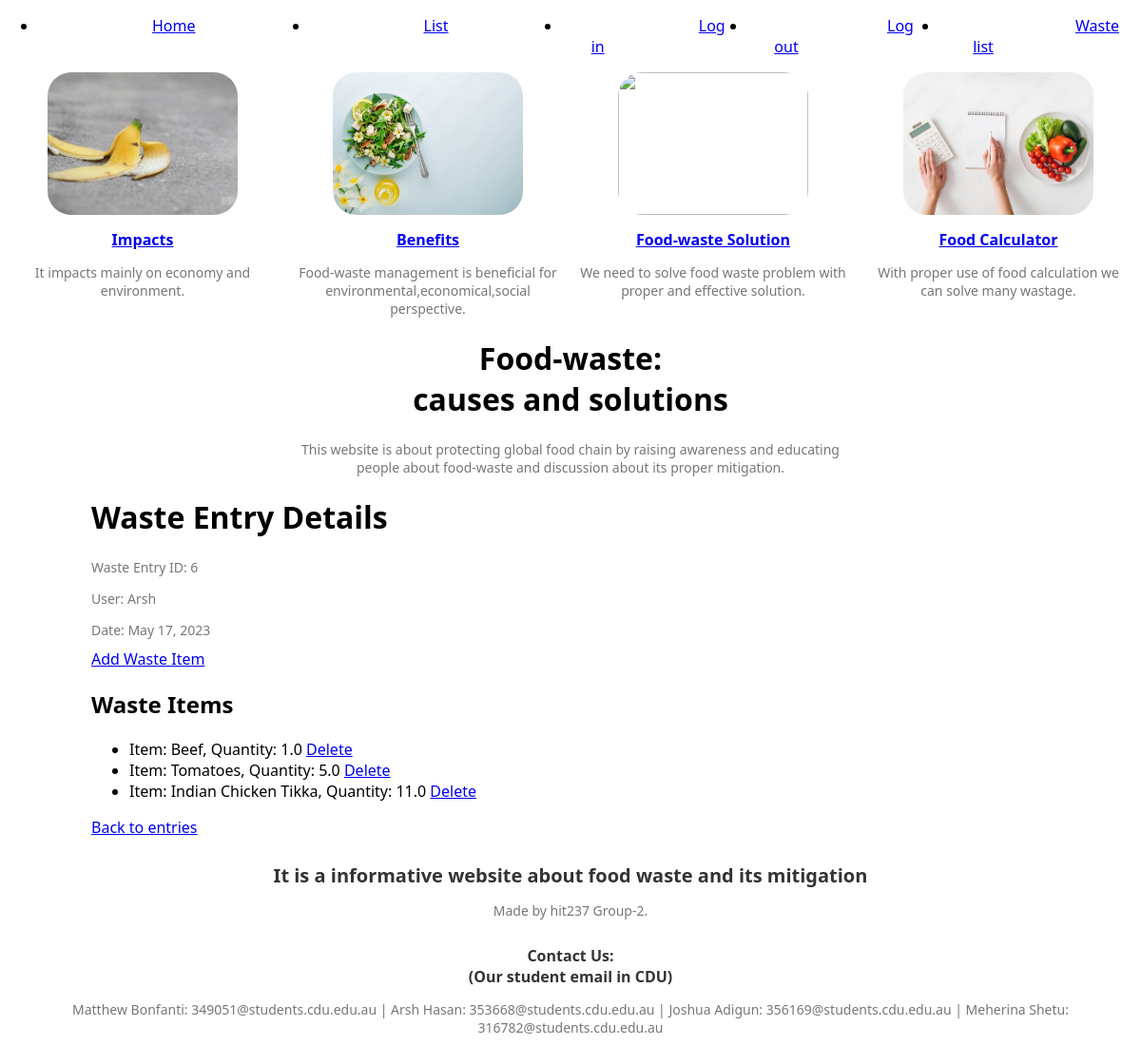
Screenshot of /accounts/items/6/ with the database file from the repository.
### audit/models.py (models this page shows, shortened)
class WasteEntries(models.Model):
    wasteEntryID = models.AutoField(primary_key=True)
    userID = models.ForeignKey(
        auth.User,
        on_delete=models.CASCADE,
        db_column='userID'
    )
    date = models.DateField()
    class Meta:
        verbose_name_plural = "Waste Entries"

class WasteItems(models.Model):
    wasteItemID = models.AutoField(primary_key=True)
    wasteEntryID = models.ForeignKey(WasteEntries, on_delete=models.CASCADE)
    itemDescription = models.CharField(max_length=64)
    quantity = models.FloatField(
        validators=[MinValueValidator(0)]
    )
    class Meta:
        verbose_name_plural = "Waste Items"

### audit/views.py (the view)
# urls.py: path('items/<int:waste_entry_id>/', views.waste_items, name='items'),
def waste_items(request, waste_entry_id):
    waste_entry = get_object_or_404(WasteEntries, pk=waste_entry_id)
    waste_items = WasteItems.objects.filter(wasteEntryID=waste_entry_id)
    return render(request, 'audit/waste_items.html', {'waste_entry': waste_entry, 'waste_items': waste_items})

### audit/templates/audit/waste_items.html (shortened to what this page needs)
{% extends 'users/__base.html' %}
{% block content %}
<h1>Waste Entry Details</h1>
<p>Waste Entry ID: {{ waste_entry.wasteEntryID }}</p>
<p>User: {{ waste_entry.userID.username }}</p>
<p>Date: {{ waste_entry.date }}</p>
<a href="{% url 'audit:create_item' waste_entry.wasteEntryID %}">Add Waste Item</a>
<h2>Waste Items</h2>
<ul>
    {% for item in waste_items %}
        <li> Item: {{ item.itemDescription }}, Quantity: {{ item.quantity }} <a href="{% url 'audit:delete_item' item.wasteItemID %}">Delete</a></li>
    {% empty %}
        <li>No waste items found.</li>
    {% endfor %}
</ul>
<a href="{% url 'audit:entries' %}">Back to entries</a>
{% endblock%}

### users/static/users/css/styles.css (style rules this page uses)
body { margin: 0; padding: 0; font-family: 'Segoe UI', Tahoma, Geneva, Verdana, sans-serif; }
body { margin: 0; padding: 0; text-align: center; }
p { color: #777; font-size: 14px; margin-bottom: 10px; }

### rows the page displays
WasteEntries: wasteEntryID "6", userID.username "Arsh", date "May 17, 2023"
WasteItems: itemDescription "Beef", quantity "1.0"
WasteItems: itemDescription "Tomatoes", quantity "5.0"
WasteItems: itemDescription "Indian Chicken Tikka", quantity "11.0"
